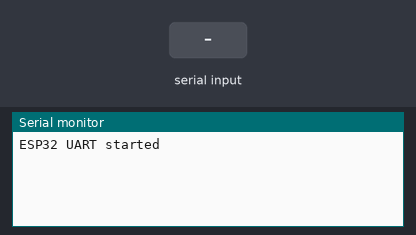
A sketch run on a simulated ESP32-S3. Parts: the last lines printed to the serial monitor. The test bench sets the inputs (shaded band).

Above: at 1.2 s.
1.3 s: "1" received over the second serial link
At 2.5 s:
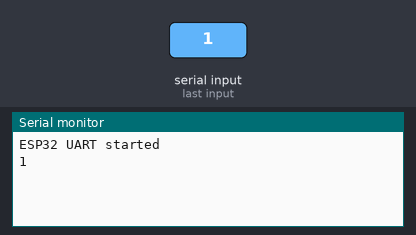
2.8 s: "0" received over the second serial link
At 3.9 s:
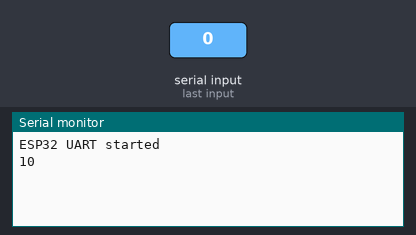

The sketch:

ESP32S3_GSM4G.ino
```cpp
#define MODEM_RX 18
#define MODEM_TX 17

void setup()
{
    Serial.begin(115200);

    Serial2.begin(115200, SERIAL_8N1, MODEM_RX, MODEM_TX);

    Serial.println("ESP32 UART started");
}

void loop()
{
    // PC -> A7672S
    while (Serial.available())
    {
        Serial2.write(Serial.read());
    }

    // A7672S -> PC
    while (Serial2.available())
    {
        Serial.write(Serial2.read());
    }
}
```

Measured:
- after the input at 1.3 s, the serial monitor: prints a new line at once (image 1)
- after the input at 2.8 s, the serial monitor: prints a new line at once (image 2)
